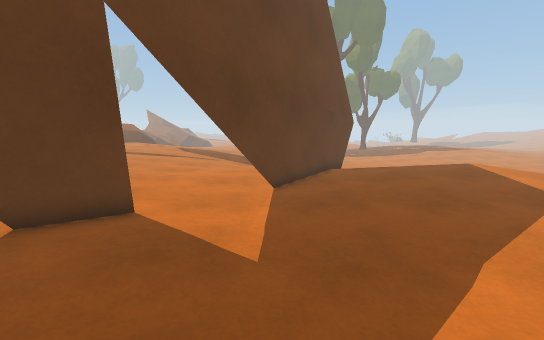
view 1 (above)

16 first-person views from a walk through a Unity game level. The camera is 1.3 m above the floor, tilts 10° down and sees 90° across. The floor is counted in squares, 0.5 m on a side. Each view is taken from the middle of a square. On the plan, view 1 faces up. The plan holds only what a view shows up to about 19 squares ahead; the rest is blank. The place goes on beyond the plan. The player character is not drawn. Surface patterns are stand-ins for the level's own textures.

view 2
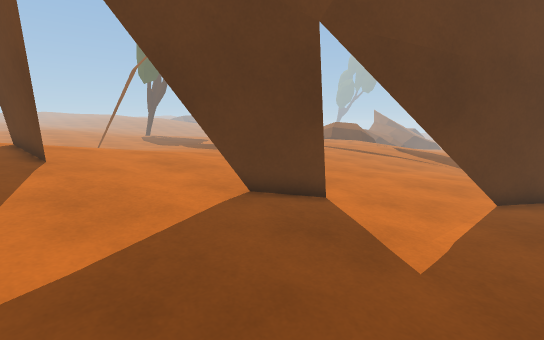

view 3
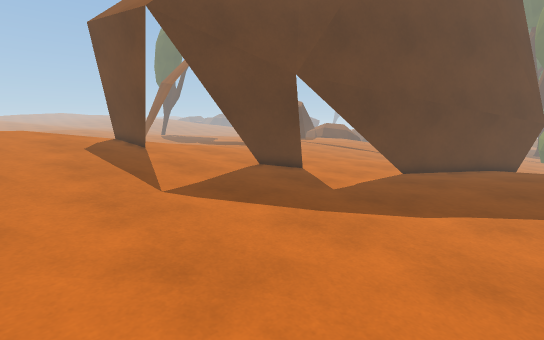

view 4
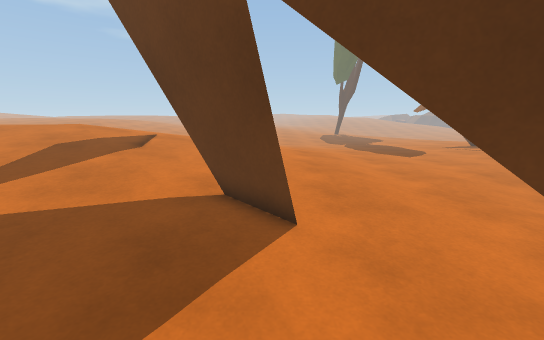

view 5
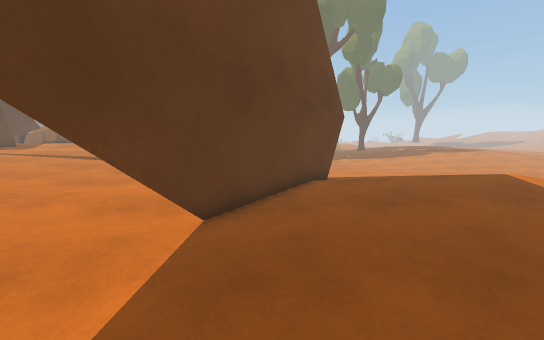

view 6
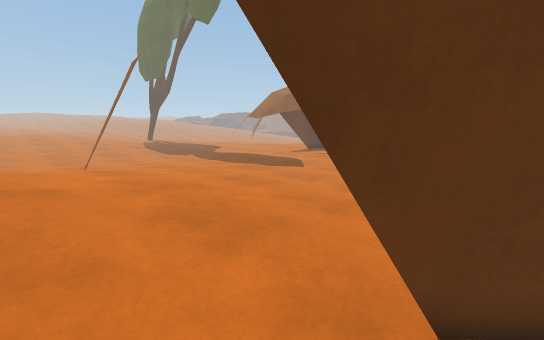

view 7
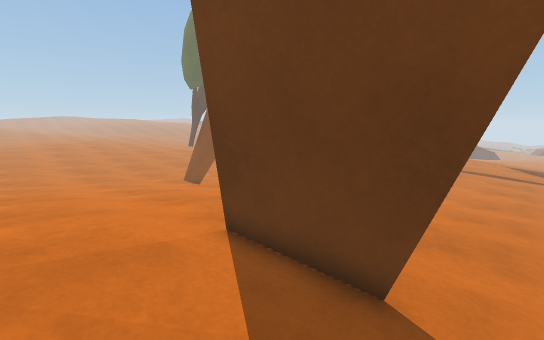

view 8
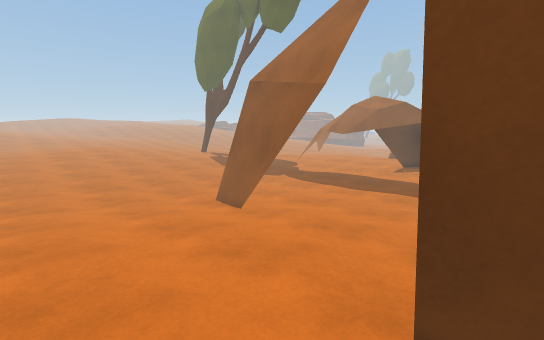

view 9
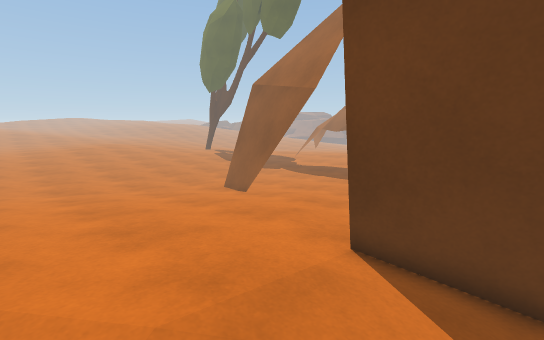

view 10
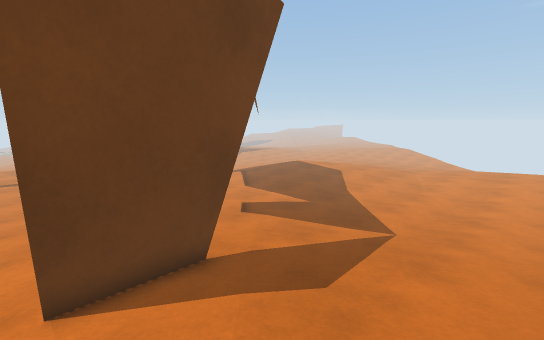

view 11
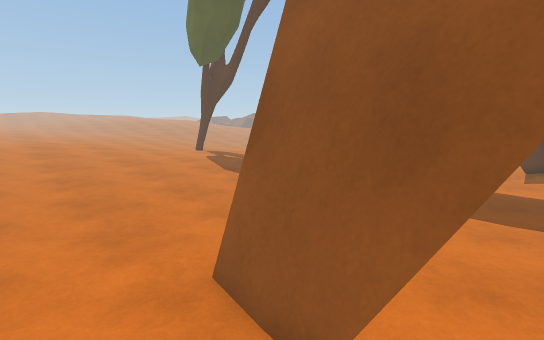

view 12
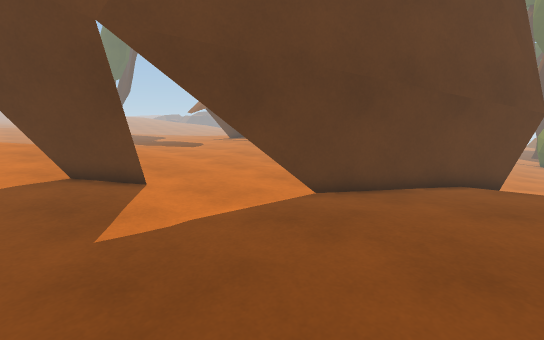

view 13
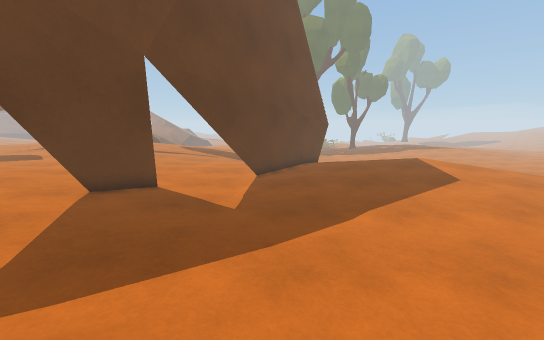

view 14
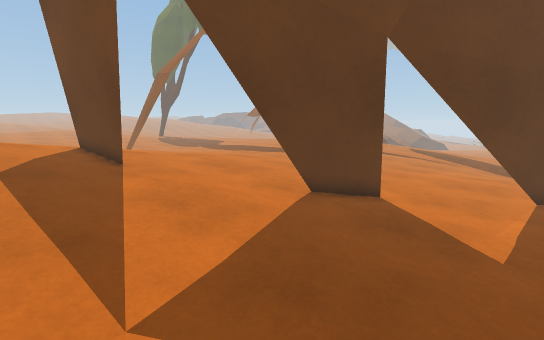

view 15
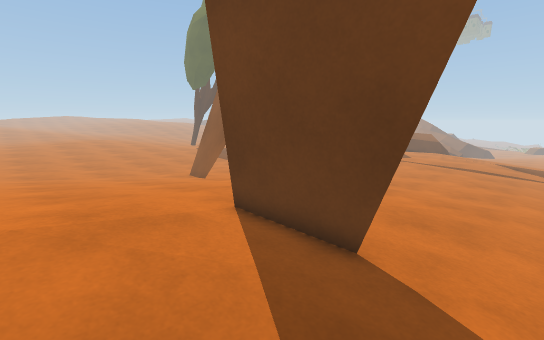

view 16
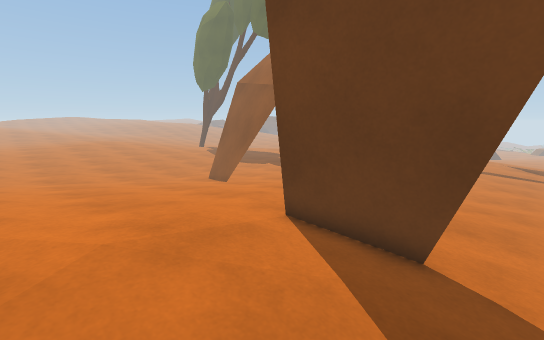

### Floor plan
Key: @ floor where view 1 was taken; # wall or solid block; . main floor; : floor 0.25 m higher than the main floor; - floor 0.25 m lower than the main floor; + floor 0.5 m higher than the main floor; _ floor 0.5 m lower than the main floor; * floor 0.75 m higher than the main floor; % floor 1 m higher than the main floor; < floor 1 m lower than the main floor; ( floor 1.25 m lower than the main floor; = window, fence, low wall or low ledge; T thing the floor can be seen under or through.
Columns run from 32 left of view 1 to 6 right of it. Each row starts with its distance up from view 1.
 29                                      ((
 28                                      <<
 27                                      <<
 26           #
 25          ##
 24                   ..
 23                  ....---
 22          ..      ....----
 21          ..     ......----
 20          ..    .......-----____      ##
 19          ..    ........---------     #
 18          ..     .......---------    ##-
 17          ..     ........--------   ##--
 16          .. .. ..........-------   #--.
 15         ..................------- ##-..
 14         .....................----##--..
 13         .....................---##--...
 12         ......................--#--....
 11        ........:::::..........-##--....
 10 --    ........::::::::::......##--.....
  9 ---   ......:::::::::::::.....#--......
  8 .--- ##....::::::::::::::......--......
  7 ..-..##.###::::::++:::::::..#..........
  6 .....===###::::+++++++:::::TT....------
  5 .........::::+++++++++::::TT.....------
  4 ........::::+++++++++++::TT:......-----
  3 .......::::+++++++*+++++::::.......----
  2 ......::::+++++*****+++++::::.......---
  1 .....:::::++++*****####+++:::.......---
  0 :::::::::++++******###*+++:::...@....--
 -1 ::::::::++++*****%%%****+++:::.........
 -2 ::::::+++++*****%%%%%***+++::::........
 -3 :::::+++++*****%%%%%%****+++::::.......
 -4 ::::+++++*****%%%%%%%%***+++:::::......
 -5 :::+++++*****%%%%%%%%%****+++:::::.....

Where each view was taken, in squares from view 1:
view 1: 0 up, 0 right, facing up
view 2: 0 up, 1 right, facing up-left
view 3: 5 down, 6 right, facing up-left
view 4: 7 up, 2 right, facing left
view 5: 5 up, 2 right, facing up
view 6: 2 up, 5 left, facing up-left
view 7: 3 down, 9 left, facing up-left
view 8: 3 down, 13 left, facing up-left
view 9: 5 down, 11 left, facing up-left
view 10: 5 down, 14 left, facing up-right
view 11: 3 up, 22 left, facing up-left
view 12: 4 up, 6 right, facing up-left
view 13: 4 down, 1 right, facing up
view 14: 2 down, 0 right, facing up-left
view 15: 4 down, 8 left, facing up-left
view 16: 5 down, 9 left, facing up-left
